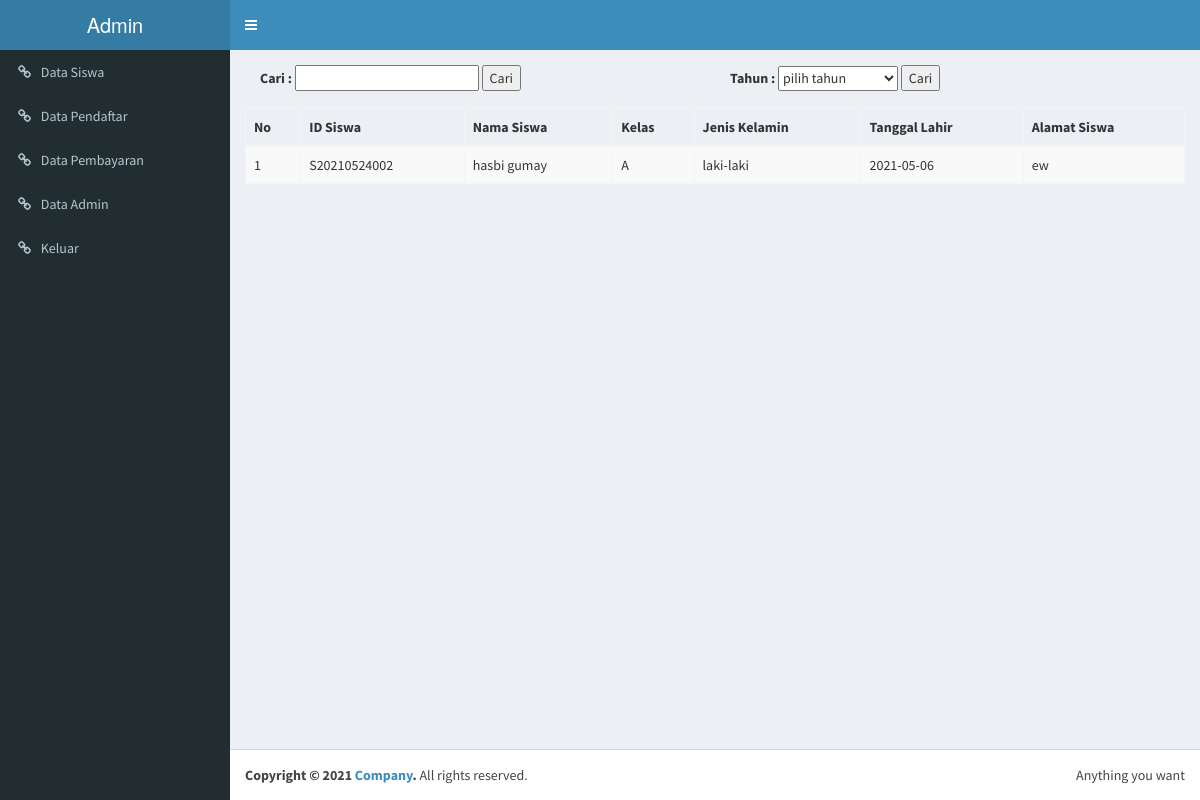
The page /admin/data_pendidikan.php (signed in) on the database its author committed.
### tables this page shows
CREATE TABLE `formulir_mhs` (
  `id` int(11) NOT NULL,
  `nama_lengkap` varchar(100) NOT NULL,
  `email` varchar(100) NOT NULL,
  `password` varchar(100) NOT NULL,
  `tgl_daftar` date NOT NULL
);

CREATE TABLE `bukti_transfer` (
  `id` int(11) NOT NULL,
  `id_pendaftar` int(11) NOT NULL,
  `nama_pendaftar` varchar(100) NOT NULL,
  `nama_bank` varchar(100) NOT NULL,
  `bukti_transfer` varchar(100) NOT NULL,
  `status` int(11) NOT NULL
);

CREATE TABLE `data_siswa` (
  `id` int(11) NOT NULL,
  `nama_pendaftar` varchar(100) NOT NULL,
  `id_pendaftar` int(11) NOT NULL,
  `nama_siswa` varchar(100) NOT NULL,
  `jenis_kelamin` varchar(100) NOT NULL,
  `tempat_lahir` varchar(100) NOT NULL,
  `tgl_lahir` date NOT NULL,
  `no_akte` varchar(100) NOT NULL,
  `agama` varchar(100) NOT NULL,
  `alamat_siswa` text NOT NULL,
  `transportasi` varchar(50) NOT NULL,
  `kelas` varchar(20) NOT NULL,
  `status` int(2) NOT NULL
);

### admin/data_pendidikan.php (the view, shortened to what this page needs)
<?php include 'head.php';
if(empty($_SESSION['id'])){ ?>
  <script>window.location.href='login.php'</script>
<?php }else{
?>
          <link rel="stylesheet" type="text/css" href="dt/css/dataTables.bootstrap.css">
          <div class="col-md-6">
          <form action=" " method="get">
            <label>Cari :</label>
            <input type="text" name="cari">
            <input type="submit" value="Cari">
          </form>
          </div>
        <div class="col-md-6">
          <div class="form-group">
        <form action=" " method="get">
          <label>Tahun :</label>
          <select class="tahun" name="cari">
                <option value="">pilih tahun</option>
              </select>
          <input type="submit" value="Cari">
        </form>
        </div>
        </div>
          <table class="table table-striped table-bordered">
            <thead>
              <tr>
                <th>No</th>
                <th>ID Siswa</th>
                <th>Nama Siswa</th>
                <th>Kelas</th>
                <th>Jenis Kelamin</th>
                <th>Tanggal Lahir</th>
                <th>Alamat Siswa</th>
              </tr>
            </thead>
            <?php
        if(isset($_GET['cari'])){
          $cari = $_GET['cari'];
          $data = $konek->query("select * from formulir_mhs AS u INNER JOIN data_siswa AS i  ON u.id=i.id_pendaftar INNER JOIN bukti_transfer AS a ON i.id_pendaftar=a.id_pendaftar WHERE a.status='1' AND i.nama_siswa like '%$cari%' or  a.status='1' AND u.tgl_daftar like '%$cari%'");
        }else{
          $data = $konek->query("select * from formulir_mhs AS u INNER JOIN data_siswa AS i  ON u.id=i.id_pendaftar INNER JOIN bukti_transfer AS a ON i.id_pendaftar=a.id_pendaftar WHERE a.status='1'");
        }
        $no = 1;
        while($row = mysqli_fetch_array($data)){
        ?>
      <tbody>
        <tr>
        <td><?= $no; ?></td>
         <td>
          <?php echo preg_replace('/[^a-zA-Z0-9 ]/','',"S".$row['tgl_daftar']."00".$row['id']);?> </td>
        <td><?= $row['nama_siswa'] ?></td>
        <td><?= $row['kelas'] ?></td>
        <td><?= $row['jenis_kelamin'] ?></td>
        <td><?= $row['tgl_lahir'] ?></td>
        <td><?= $row['alamat_siswa'] ?></td>
        </tr>
        <?php $no++; }?>
      </tbody>
</table>
</head>
<?php } include 'foot.php'; ?>

### admin/data_pendidikan.php (style rules this page uses)
.tahun { width: 120px; height: 25px; }

### rows shown on the page
formulir_mhs: tgl_daftar "S20210524002", data_siswa.nama_siswa "hasbi gumay", data_siswa.kelas "A", data_siswa.jenis_kelamin "laki-laki", data_siswa.tgl_lahir "2021-05-06", data_siswa.alamat_siswa "ew"
